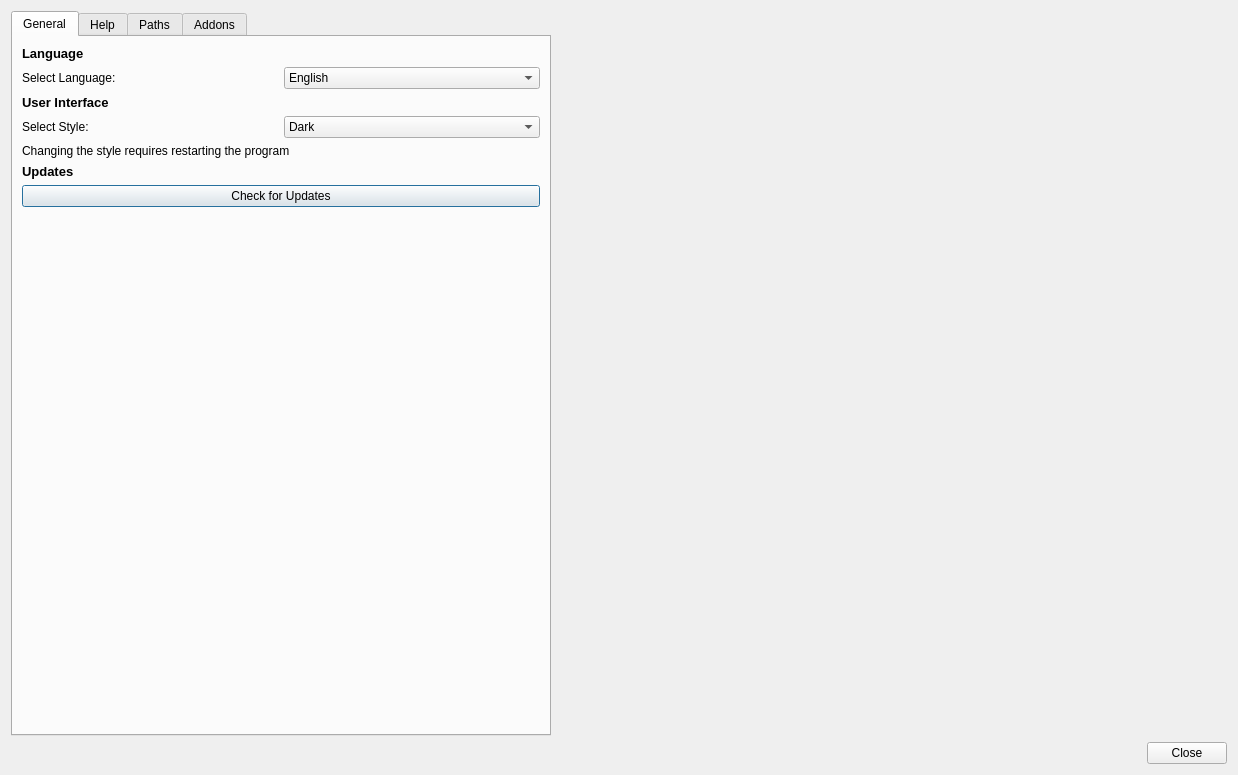
<?xml version="1.0" encoding="UTF-8"?>
<ui version="4.0">
 <class>OptionsDialog</class>
 <widget class="QDialog" name="OptionsDialog">
  <property name="geometry">
   <rect>
    <x>0</x>
    <y>0</y>
    <width>1238</width>
    <height>775</height>
   </rect>
  </property>
  <property name="windowTitle">
   <string>Options</string>
  </property>
  <property name="windowIcon">
   <iconset resource="../resources.qrc">
    <normaloff>:/resources/icon256.png</normaloff>:/resources/icon256.png</iconset>
  </property>
  <layout class="QVBoxLayout" name="verticalLayout">
   <item>
    <widget class="QTabWidget" name="tabWidget">
     <property name="sizePolicy">
      <sizepolicy hsizetype="Maximum" vsizetype="Expanding">
       <horstretch>0</horstretch>
       <verstretch>0</verstretch>
      </sizepolicy>
     </property>
     <property name="currentIndex">
      <number>0</number>
     </property>
     <widget class="QWidget" name="tabGeneral">
      <attribute name="title">
       <string>General</string>
      </attribute>
      <layout class="QVBoxLayout" name="verticalLayout_3">
       <item>
        <widget class="QLabel" name="label_17">
         <property name="font">
          <font>
           <pointsize>10</pointsize>
           <weight>75</weight>
           <bold>true</bold>
          </font>
         </property>
         <property name="text">
          <string>Language</string>
         </property>
        </widget>
       </item>
       <item>
        <layout class="QHBoxLayout" name="horizontalLayout_10">
         <item>
          <widget class="QLabel" name="label_18">
           <property name="text">
            <string>Select Language:</string>
           </property>
          </widget>
         </item>
         <item>
          <widget class="QComboBox" name="languageComboBox">
           <item>
            <property name="text">
             <string>English</string>
            </property>
           </item>
           <item>
            <property name="text">
             <string>Deutsch</string>
            </property>
           </item>
          </widget>
         </item>
        </layout>
       </item>
       <item>
        <widget class="QLabel" name="label_9">
         <property name="font">
          <font>
           <pointsize>10</pointsize>
           <weight>75</weight>
           <bold>true</bold>
          </font>
         </property>
         <property name="text">
          <string>User Interface</string>
         </property>
        </widget>
       </item>
       <item>
        <layout class="QHBoxLayout" name="horizontalLayout_8">
         <item>
          <widget class="QLabel" name="label_10">
           <property name="text">
            <string>Select Style:</string>
           </property>
          </widget>
         </item>
         <item>
          <widget class="QComboBox" name="styleComboBox">
           <item>
            <property name="text">
             <string>Dark</string>
            </property>
           </item>
           <item>
            <property name="text">
             <string>White</string>
            </property>
           </item>
          </widget>
         </item>
        </layout>
       </item>
       <item>
        <widget class="QLabel" name="label_11">
         <property name="font">
          <font>
           <weight>50</weight>
           <bold>false</bold>
          </font>
         </property>
         <property name="text">
          <string>Changing the style requires restarting the program</string>
         </property>
         <property name="scaledContents">
          <bool>false</bool>
         </property>
         <property name="alignment">
          <set>Qt::AlignLeading|Qt::AlignLeft|Qt::AlignVCenter</set>
         </property>
         <property name="wordWrap">
          <bool>false</bool>
         </property>
         <property name="openExternalLinks">
          <bool>false</bool>
         </property>
        </widget>
       </item>
       <item>
        <widget class="QLabel" name="label_8">
         <property name="font">
          <font>
           <pointsize>10</pointsize>
           <weight>75</weight>
           <bold>true</bold>
          </font>
         </property>
         <property name="text">
          <string>Updates</string>
         </property>
        </widget>
       </item>
       <item>
        <widget class="QPushButton" name="pushButton_checkForUpdates">
         <property name="text">
          <string>Check for Updates</string>
         </property>
        </widget>
       </item>
       <item>
        <spacer name="verticalSpacer_2">
         <property name="orientation">
          <enum>Qt::Vertical</enum>
         </property>
         <property name="sizeHint" stdset="0">
          <size>
           <width>20</width>
           <height>40</height>
          </size>
         </property>
        </spacer>
       </item>
      </layout>
     </widget>
     <widget class="QWidget" name="tabHelp">
      <attribute name="title">
       <string>Help</string>
      </attribute>
      <layout class="QVBoxLayout" name="verticalLayout_8">
       <item>
        <widget class="QPushButton" name="pushButton_openWiki">
         <property name="sizePolicy">
          <sizepolicy hsizetype="Minimum" vsizetype="Fixed">
           <horstretch>0</horstretch>
           <verstretch>0</verstretch>
          </sizepolicy>
         </property>
         <property name="minimumSize">
          <size>
           <width>250</width>
           <height>0</height>
          </size>
         </property>
         <property name="text">
          <string>Open Wiki</string>
         </property>
        </widget>
       </item>
       <item>
        <widget class="QPushButton" name="pushButton_reportABug">
         <property name="sizePolicy">
          <sizepolicy hsizetype="Minimum" vsizetype="Fixed">
           <horstretch>0</horstretch>
           <verstretch>0</verstretch>
          </sizepolicy>
         </property>
         <property name="minimumSize">
          <size>
           <width>250</width>
           <height>0</height>
          </size>
         </property>
         <property name="text">
          <string>Report a Bug</string>
         </property>
        </widget>
       </item>
       <item>
        <widget class="QPushButton" name="pushButton_downloadOlderVersions">
         <property name="text">
          <string>Download older Versions</string>
         </property>
        </widget>
       </item>
       <item>
        <widget class="QPushButton" name="pushButton_viewOnGitHub">
         <property name="text">
          <string>View GM-Companion on GitHub</string>
         </property>
        </widget>
       </item>
       <item>
        <widget class="QPushButton" name="pushButton_about">
         <property name="text">
          <string>About</string>
         </property>
        </widget>
       </item>
       <item>
        <spacer name="verticalSpacer_3">
         <property name="orientation">
          <enum>Qt::Vertical</enum>
         </property>
         <property name="sizeHint" stdset="0">
          <size>
           <width>20</width>
           <height>40</height>
          </size>
         </property>
        </spacer>
       </item>
      </layout>
     </widget>
     <widget class="QWidget" name="tabPaths">
      <attribute name="title">
       <string>Paths</string>
      </attribute>
      <layout class="QVBoxLayout" name="verticalLayout_2">
       <item>
        <widget class="QLabel" name="label_21">
         <property name="text">
          <string>Audio Projects</string>
         </property>
        </widget>
       </item>
       <item>
        <layout class="QHBoxLayout" name="horizontalLayout_13">
         <item>
          <widget class="QLineEdit" name="audioPath"/>
         </item>
         <item>
          <widget class="QToolButton" name="setAudioPath">
           <property name="text">
            <string>...</string>
           </property>
          </widget>
         </item>
        </layout>
       </item>
       <item>
        <widget class="QLabel" name="label">
         <property name="text">
          <string>Music</string>
         </property>
        </widget>
       </item>
       <item>
        <layout class="QHBoxLayout" name="horizontalLayout_2">
         <item>
          <widget class="QLineEdit" name="musicPath">
           <property name="readOnly">
            <bool>true</bool>
           </property>
           <property name="clearButtonEnabled">
            <bool>false</bool>
           </property>
          </widget>
         </item>
         <item>
          <widget class="QToolButton" name="setMusicPath">
           <property name="text">
            <string notr="true">...</string>
           </property>
          </widget>
         </item>
        </layout>
       </item>
       <item>
        <widget class="QLabel" name="label_2">
         <property name="text">
          <string>Sound</string>
         </property>
        </widget>
       </item>
       <item>
        <layout class="QHBoxLayout" name="horizontalLayout_3">
         <item>
          <widget class="QLineEdit" name="soundPath">
           <property name="readOnly">
            <bool>true</bool>
           </property>
           <property name="clearButtonEnabled">
            <bool>false</bool>
           </property>
          </widget>
         </item>
         <item>
          <widget class="QToolButton" name="setSoundPath">
           <property name="text">
            <string notr="true">...</string>
           </property>
          </widget>
         </item>
        </layout>
       </item>
       <item>
        <widget class="QLabel" name="label_22">
         <property name="text">
          <string>Internet Radio Playlists</string>
         </property>
        </widget>
       </item>
       <item>
        <layout class="QHBoxLayout" name="horizontalLayout_14">
         <item>
          <widget class="QLineEdit" name="radioPath"/>
         </item>
         <item>
          <widget class="QToolButton" name="setRadioPath">
           <property name="text">
            <string>...</string>
           </property>
          </widget>
         </item>
        </layout>
       </item>
       <item>
        <widget class="QLabel" name="label_3">
         <property name="text">
          <string>Resources</string>
         </property>
        </widget>
       </item>
       <item>
        <layout class="QHBoxLayout" name="horizontalLayout_4">
         <item>
          <widget class="QLineEdit" name="resourcesPath">
           <property name="readOnly">
            <bool>true</bool>
           </property>
           <property name="clearButtonEnabled">
            <bool>false</bool>
           </property>
          </widget>
         </item>
         <item>
          <widget class="QToolButton" name="setResourcesPath">
           <property name="text">
            <string notr="true">...</string>
           </property>
          </widget>
         </item>
        </layout>
       </item>
       <item>
        <widget class="QLabel" name="label_5">
         <property name="text">
          <string>Maps</string>
         </property>
        </widget>
       </item>
       <item>
        <layout class="QHBoxLayout" name="horizontalLayout_5">
         <item>
          <widget class="QLineEdit" name="mapsPath">
           <property name="readOnly">
            <bool>true</bool>
           </property>
           <property name="clearButtonEnabled">
            <bool>false</bool>
           </property>
          </widget>
         </item>
         <item>
          <widget class="QToolButton" name="setMapsPath">
           <property name="text">
            <string notr="true">...</string>
           </property>
          </widget>
         </item>
        </layout>
       </item>
       <item>
        <widget class="QLabel" name="label_4">
         <property name="text">
          <string>Characters</string>
         </property>
        </widget>
       </item>
       <item>
        <layout class="QHBoxLayout" name="horizontalLayout_6">
         <item>
          <widget class="QLineEdit" name="charactersPath">
           <property name="readOnly">
            <bool>true</bool>
           </property>
           <property name="clearButtonEnabled">
            <bool>false</bool>
           </property>
          </widget>
         </item>
         <item>
          <widget class="QToolButton" name="setCharactersPath">
           <property name="text">
            <string notr="true">...</string>
           </property>
          </widget>
         </item>
        </layout>
       </item>
       <item>
        <widget class="QLabel" name="label_20">
         <property name="text">
          <string>Notes</string>
         </property>
        </widget>
       </item>
       <item>
        <layout class="QHBoxLayout" name="horizontalLayout_12">
         <item>
          <widget class="QLineEdit" name="notesPath">
           <property name="readOnly">
            <bool>true</bool>
           </property>
          </widget>
         </item>
         <item>
          <widget class="QToolButton" name="setNotesPath">
           <property name="text">
            <string>...</string>
           </property>
          </widget>
         </item>
        </layout>
       </item>
       <item>
        <spacer name="verticalSpacer">
         <property name="orientation">
          <enum>Qt::Vertical</enum>
         </property>
         <property name="sizeHint" stdset="0">
          <size>
           <width>20</width>
           <height>40</height>
          </size>
         </property>
        </spacer>
       </item>
      </layout>
     </widget>
     <widget class="QWidget" name="tabAddons">
      <attribute name="title">
       <string>Addons</string>
      </attribute>
      <layout class="QVBoxLayout" name="verticalLayout_4">
       <item>
        <widget class="QLabel" name="label_7">
         <property name="text">
          <string>Use the checkbox to enable / disable the addon. Addons are enabled by default.</string>
         </property>
        </widget>
       </item>
       <item>
        <widget class="QLabel" name="label_6">
         <property name="text">
          <string>The following addons have been found:</string>
         </property>
        </widget>
       </item>
       <item>
        <widget class="QFrame" name="addonsFrame">
         <property name="sizePolicy">
          <sizepolicy hsizetype="Preferred" vsizetype="Expanding">
           <horstretch>0</horstretch>
           <verstretch>0</verstretch>
          </sizepolicy>
         </property>
         <property name="minimumSize">
          <size>
           <width>0</width>
           <height>320</height>
          </size>
         </property>
         <property name="frameShape">
          <enum>QFrame::StyledPanel</enum>
         </property>
         <property name="frameShadow">
          <enum>QFrame::Raised</enum>
         </property>
         <layout class="QVBoxLayout" name="verticalLayout_5"/>
        </widget>
       </item>
       <item>
        <layout class="QHBoxLayout" name="horizontalLayout">
         <item>
          <widget class="QPushButton" name="selectAll">
           <property name="text">
            <string>Select All</string>
           </property>
          </widget>
         </item>
         <item>
          <widget class="QPushButton" name="deselectAll">
           <property name="text">
            <string>Deselect All</string>
           </property>
          </widget>
         </item>
         <item>
          <spacer name="horizontalSpacer">
           <property name="orientation">
            <enum>Qt::Horizontal</enum>
           </property>
           <property name="sizeHint" stdset="0">
            <size>
             <width>40</width>
             <height>20</height>
            </size>
           </property>
          </spacer>
         </item>
        </layout>
       </item>
       <item>
        <layout class="QHBoxLayout" name="horizontalLayout_11">
         <item>
          <widget class="QLabel" name="label_19">
           <property name="text">
            <string>To download and install addons use the Addon Manager (Requires Java)</string>
           </property>
          </widget>
         </item>
         <item>
          <widget class="QPushButton" name="addonManagerButton">
           <property name="sizePolicy">
            <sizepolicy hsizetype="Maximum" vsizetype="Fixed">
             <horstretch>0</horstretch>
             <verstretch>0</verstretch>
            </sizepolicy>
           </property>
           <property name="text">
            <string>Open Addon Manager</string>
           </property>
          </widget>
         </item>
        </layout>
       </item>
      </layout>
     </widget>
    </widget>
   </item>
   <item>
    <layout class="QHBoxLayout" name="horizontalLayout_7">
     <item>
      <spacer name="horizontalSpacer_2">
       <property name="orientation">
        <enum>Qt::Horizontal</enum>
       </property>
       <property name="sizeHint" stdset="0">
        <size>
         <width>40</width>
         <height>20</height>
        </size>
       </property>
      </spacer>
     </item>
     <item>
      <widget class="QPushButton" name="closeButton">
       <property name="text">
        <string>Close</string>
       </property>
      </widget>
     </item>
    </layout>
   </item>
  </layout>
 </widget>
 <resources>
  <include location="../resources.qrc"/>
 </resources>
 <connections/>
</ui>
